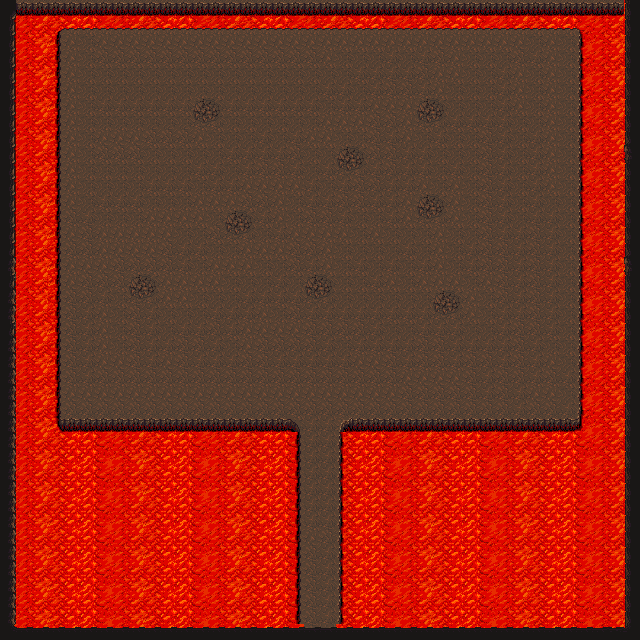

The image is a tile-based game level rendered from a .tmx file. Its description and source (layers, tilesets, objects; grid data summarised) follow:
An orthogonal 40x40 tile map with 16x16 px tiles, 3 tile layers (Ground, Walls, Objects).

<map version="1.0" tiledversion="1.1.6" orientation="orthogonal" renderorder="right-down" width="40" height="40" tilewidth="16" tileheight="16" infinite="0" nextobjectid="1">
 <tileset firstgid="1" name="cave" tilewidth="16" tileheight="16" tilecount="336" columns="16">
  <image source="cave.png" width="256" height="336" />
 </tileset>
 <layer name="Ground" width="40" height="40">
  <data>[1600 cells, 1600 non-empty, 16 distinct tile ids]</data>
 </layer>
 <layer name="Walls" width="40" height="40">
  <data>[1600 cells, 294 non-empty, 21 distinct tile ids]</data>
 </layer>
 <layer name="Objects" width="40" height="40">
  <data>[1600 cells, 32 non-empty, 4 distinct tile ids]</data>
 </layer>
</map>
